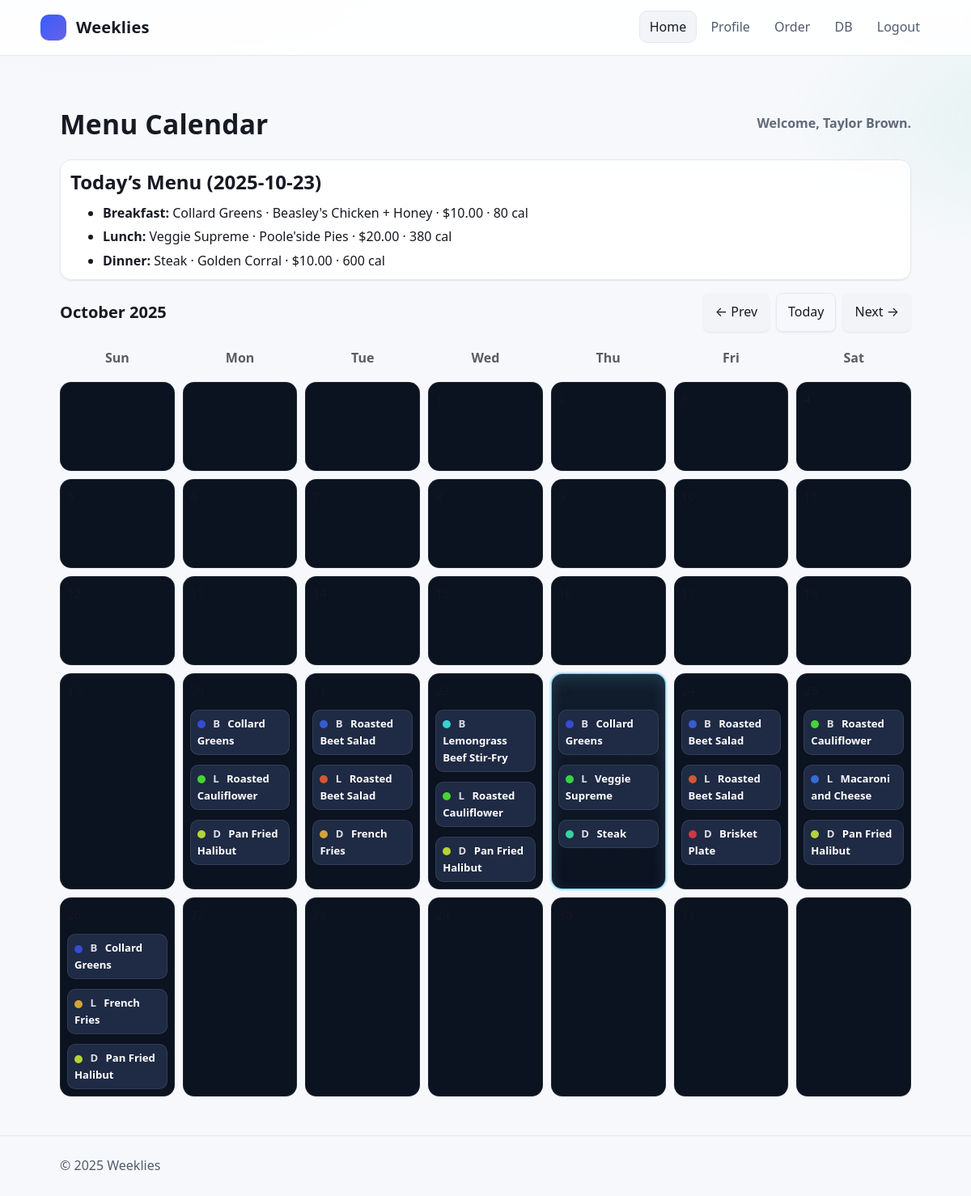
The page / (signed in) on the database its author committed.
### tables this page shows
CREATE TABLE "MenuItem" (
	"itm_id"	INTEGER NOT NULL UNIQUE,
	"rtr_id"	INTEGER NOT NULL,
	"name"	TEXT NOT NULL,
	"description"	TEXT,
	"price"	INTEGER NOT NULL,
	"calories"	INTEGER NOT NULL,
	"instock"	INTEGER NOT NULL,
	"restock"	TEXT,
	"allergens"	TEXT,
	PRIMARY KEY("itm_id" AUTOINCREMENT),
	FOREIGN KEY("rtr_id") REFERENCES "Restaurant"("rtr_id")
);

CREATE TABLE "Restaurant" (
	"rtr_id"	INTEGER NOT NULL UNIQUE,
	"name"	TEXT NOT NULL,
	"description"	TEXT,
	"phone"	TEXT NOT NULL UNIQUE,
	"email"	TEXT NOT NULL UNIQUE,
	"password_HS"	TEXT NOT NULL,
	"address"	TEXT NOT NULL,
	"city"	TEXT NOT NULL,
	"state"	TEXT NOT NULL,
	"zip"	INTEGER NOT NULL,
	"hours"	TEXT,
	"status"	TEXT,
	PRIMARY KEY("rtr_id" AUTOINCREMENT)
);

### Flask_app.py (the view)
@app.route('/', defaults={'year': None, 'month': None})
@app.route('/<int:year>/<int:month>')
def index(year, month):
    if session.get("Username") is None:
        return redirect(url_for("login"))
    today = date.today()
    if not year or not month:
        year, month = today.year, today.month
    conn = create_connection(db_file)
    try:
        user = fetch_one(conn, 'SELECT * FROM "User" WHERE email = ?', (session.get("Email"),))
    finally:
        close_connection(conn)
    if not user:
        return redirect(url_for("logout"))
    gen_str = user[9] if len(user) > 9 else ""
    gen_map = parse_generated_menu(gen_str)
    all_item_ids = sorted({e['itm_id'] for entries in gen_map.values() for e in entries})
    items_by_id = fetch_menu_items_by_ids(all_item_ids)
    cells = build_calendar_cells(gen_map, year, month, items_by_id)
    today_iso = f"{today.year:04d}-{today.month:02d}-{today.day:02d}"
    today_entries = sorted(gen_map.get(today_iso, []), key=lambda e: e.get('meal', 3))
    today_menu = []
    for e in today_entries:
        item = items_by_id.get(e['itm_id'])
        if item:
            today_menu.append(type("TodayEntry", (), {"meal": e['meal'], "item": item}))
    cur = date(year, month, 15)
    prev_m = (cur.replace(day=1) - timedelta(days=1)).replace(day=1)
    next_m = (cur.replace(day=28) + timedelta(days=10)).replace(day=1)
    return render_template(
        "index.html",
        username=session["Username"],
        month_name=calendar.month_name[month],
        month=month,
        year=year,
        prev_month=prev_m.month,
        prev_year=prev_m.year,
        next_month=next_m.month,
        next_year=next_m.year,
        calendar_cells=cells,
        today_year=today.year,
        today_month=today.month,
        today_day=today.day,
        today_menu=today_menu,
    )

### Flask_app.py (called while the page is built)
def parse_generated_menu(gen_str):
    if not gen_str:
        return {}
    pairs = re.findall(r'\[\s*(\d{4}-\d{2}-\d{2})\s*,\s*([0-9]+)\s*(?:,\s*([123])\s*)?\]', gen_str)
    out = {}
    for d, mid, meal in pairs:
        try:
            itm_id = int(mid)
            meal_i = int(meal) if meal else 3  # default to Dinner for legacy entries
            out.setdefault(d, []).append({'itm_id': itm_id, 'meal': meal_i})
        except ValueError:
            continue
    return out

def palette_for_item_ids(item_ids):
    import colorsys
    def hsl_to_hex(h, s, l):
        r, g, b = colorsys.hls_to_rgb(h/360.0, l/100.0, s/100.0)
        return '#%02x%02x%02x' % (int(r*255), int(g*255), int(b*255))
    palette = {}
    for iid in item_ids:
        seed = (iid * 9301 + 49297) % 233280
        hue = seed % 360
        palette[iid] = hsl_to_hex(hue, 65, 52)
    return palette

def fetch_menu_items_by_ids(ids):
    if not ids:
        return {}
    conn = create_connection(db_file)
    try:
        qmarks = ",".join(["?"] * len(ids))
        sql = f"""
          SELECT m.itm_id, m.rtr_id, m.name, m.description, m.price, m.calories,
                 m.allergens, r.name AS restaurant_name
          FROM MenuItem m
          JOIN Restaurant r ON r.rtr_id = m.rtr_id
          WHERE m.itm_id IN ({qmarks})
        """
        rows = fetch_all(conn, sql, tuple(ids))
    finally:
        close_connection(conn)
    out = {}
    for r in rows:
        out[r[0]] = {
            "itm_id": r[0],
            "rtr_id": r[1],
            "name": r[2],
            "description": r[3],
            "price": r[4],
            "calories": r[5],
            "allergens": r[6],
            "restaurant_name": r[7],
        }
    return out

### sqlQueries.py (called while the page is built)
def create_connection(db_file):
    conn = None
    try:
        conn = sqlite3.connect(db_file)
    except sqlite3.Error as e:
        print(e)
    return conn

def close_connection(conn):
    if conn:
        conn.close()

def execute_query(conn, query, params=()):
    try:
        cur = conn.cursor()
        cur.execute(query, params)
        conn.commit()
        return cur
    except sqlite3.Error as e:
        print(e)
        return None

def fetch_all(conn, query, params=()):
    cur = execute_query(conn, query, params)
    if cur:
        return cur.fetchall()
    return []

def fetch_one(conn, query, params=()):
    cur = execute_query(conn, query, params)
    if cur:
        return cur.fetchone()
    return None

### templates/index.html (shortened to what this page needs)
<!DOCTYPE html>
<html lang="en">
<head>
  <link rel="stylesheet" href="{{ url_for('static', filename='style.css') }}" />
</head>
<body>
<header class="site-header">
  <div class="container">
    <a class="brand" href="{{ url_for('index') }}"><span class="logo"></span> Weeklies</a>
    <nav>
      <a href="{{ url_for('index') }}">Home</a>
      <a href="{{ url_for('profile') }}">Profile</a>
      <a href="{{ url_for('orders') }}">Order</a>
      <a href="{{ url_for('db_view') }}">DB</a>
      <a href="{{ url_for('logout') }}" data-confirm="Log out now?">Logout</a>
    </nav>
  </div>
</header>
<main class="main">
  <div class="container">
    <div class="page-title" style="align-items:center; justify-content:space-between;">
      <h1 class="mb-0">Menu Calendar</h1>
      <div class="greet" style="color: var(--muted); font-weight:600;">Welcome, {{ username }}.</div>
    </div>
    {% set meal_names = {1: 'Breakfast', 2: 'Lunch', 3: 'Dinner'} %}
    {% set meal_short = {1: 'B', 2: 'L', 3: 'D'} %}
    {% set has_any = today_menu and (today_menu|length) %}
    <div class="card mb-3 compact">
      <div class="card-body">
        <h2 class="h6 mb-1">Today’s Menu ({{ today_year }}-{{ '%02d'|format(today_month) }}-{{ '%02d'|format(today_day) }})</h2>
        {% if has_any %}
          <ul class="list">
            {% for entry in today_menu %}
              <li class="list-item">
                <strong>{{ meal_names.get(entry.meal, 'Meal') }}:</strong>
                {{ entry.item.name }}
                <span class="muted"> · {{ entry.item.restaurant_name }} · ${{ '%.2f'|format(entry.item.price/100) }} · {{ entry.item.calories }} cal</span>
              </li>
            {% endfor %}
          </ul>
        {% else %}
          <p class="muted mb-0">No menu has been set for today.</p>
        {% endif %}
      </div>
    </div>
    <div class="calendar-wrap calendar-wide">
      <div class="calendar-toolbar" style="display:flex; align-items:center; justify-content:space-between; gap:12px; margin: 8px 0 14px;">
        <div class="cal-title" style="font-weight:700; font-size:1.25rem;">{{ month_name }} {{ year }}</div>
        <div class="btnrow">
          <a class="btn" href="{{ url_for('index', year=prev_year, month=prev_month) }}">&larr; Prev</a>
          <a class="btn btn-outline" href="{{ url_for('index') }}">Today</a>
          <a class="btn" href="{{ url_for('index', year=next_year, month=next_month) }}">Next &rarr;</a>
        </div>
      </div>
      <div class="cal-grid">
        {% for dow in ['Sun','Mon','Tue','Wed','Thu','Fri','Sat'] %}
          <div class="cal-dow">{{ dow }}</div>
        {% endfor %}
        {% for cell in calendar_cells %}
          {% if cell.day == 0 %}
            <div class="day-cell muted"></div>
          {% else %}
            <div class="day-cell{% if year==today_year and month==today_month and cell.day==today_day %} today{% endif %}">
              <div class="day-num">{{ cell.day }}</div>
              {% if cell.meals and cell.meals|length %}
                <div class="badge-stack" style="display:flex; flex-direction:column; gap:6px; margin-top:6px;">
                  {% for m in cell.meals %}
                    <div class="badge has-item" title="{{ meal_names.get(m.meal, 'Meal') }}: {{ m.item.name }}">
                      <span class="dot" style="background: {{ m.color }};"></span>
                      <span class="muted" style="opacity:.85; font-weight:700; margin-right:6px;">{{ meal_short.get(m.meal, '?') }}</span>
                      {{ m.item.name }}
                    </div>
                  {% endfor %}
                </div>
              {% endif %}
            </div>
          {% endif %}
        {% endfor %}
      </div>
    </div>
  </div>
</main>
<footer class="footer">
  <div class="container">© {{ year }} Weeklies</div>
</footer>
</body>
</html>

### templates/index.html (style rules this page uses)
.calendar-wrap { margin-top: 16px; }
.greet { font-weight:700; font-size:1.0rem; opacity:.9; }
.cal-grid { display:grid; grid-template-columns: repeat(7, 1fr); gap: 10px; }
.cal-dow { text-align:center; font-weight:600; opacity:0.7; padding: 6px 0; }
.day-cell { position: relative; background: var(--card, #0b1220); border: 1px solid rgba(255,255,255,.08); min-height: 110px; border-radius: var(--radius, 12px); padding: 8px; overflow: visible; z-index: 0; }
.day-cell.today { border-color: rgba(126, 214, 255, .9); box-shadow: 0 0 0 2px rgba(126, 214, 255, .35), 0 6px 18px rgba(126, 214, 255, .15) inset; background-image: linear-gradient(180deg, rgba(126,214,255,.06), transparent); }
.day-num { font-size:.9rem; opacity:.8; }
.badge { display:inline-block; padding: 6px 8px; border-radius: 10px; font-size:.78rem; font-weight:600; margin-top: 6px; background: var(--chip-bg, #1f2a44); border: 1px solid rgba(255,255,255,.09); cursor: default; }
.badge.has-item { color: #fff; }
.badge .dot { display:inline-block; width:10px; height:10px; border-radius:50%; margin-right:6px; vertical-align: middle; }
.btnrow { display:flex; gap:8px; }
.btn { text-decoration:none; }

### rows shown on the page
MenuItem: item.name "Collard Greens", entry.item.price/100 "10.00", item.calories "80", item.name "Collard Greens" "Collard Greens" "Collard Greens"
Restaurant: item.restaurant_name "Beasley's Chicken + Honey"
MenuItem: item.name "Veggie Supreme", entry.item.price/100 "20.00", item.calories "380", item.name "Veggie Supreme"
Restaurant: item.restaurant_name "Poole'side Pies"
MenuItem: item.name "Steak", entry.item.price/100 "10.00", item.calories "600", item.name "Steak"
Restaurant: item.restaurant_name "Golden Corral"
MenuItem: item.name "Roasted Cauliflower" "Roasted Cauliflower" "Roasted Cauliflower"
MenuItem: item.name "Pan Fried Halibut" "Pan Fried Halibut" "Pan Fried Halibut" "Pan Fried Halibut"
MenuItem: item.name "Roasted Beet Salad" "Roasted Beet Salad"
MenuItem: item.name "Roasted Beet Salad" "Roasted Beet Salad"
MenuItem: item.name "French Fries" "French Fries"
MenuItem: item.name "Lemongrass Beef Stir-Fry"
MenuItem: item.name "Brisket Plate"
MenuItem: item.name "Macaroni and Cheese"

### other values the page prints
{{ username }} "Taylor Brown"
{{ '%02d'|format(today_month) }} "10"
{{ '%02d'|format(today_day) }} "23"
{{ meal_names.get(entry.meal, 'Meal') }} "Breakfast" "Lunch" "Dinner"
{{ month_name }} "October"
{{ year }} "2025"
{{ dow }} "Sun" "Mon" "Tue" "Wed" "Thu" "Fri" "Sat"
{{ meal_short.get(m.meal, '?') }} "B" "L" "D" "B" "L" "D" "B" "L" "D" "B" "L" "D" "B" "L" "D" "B" "L" "D" "B" "L" "D"
